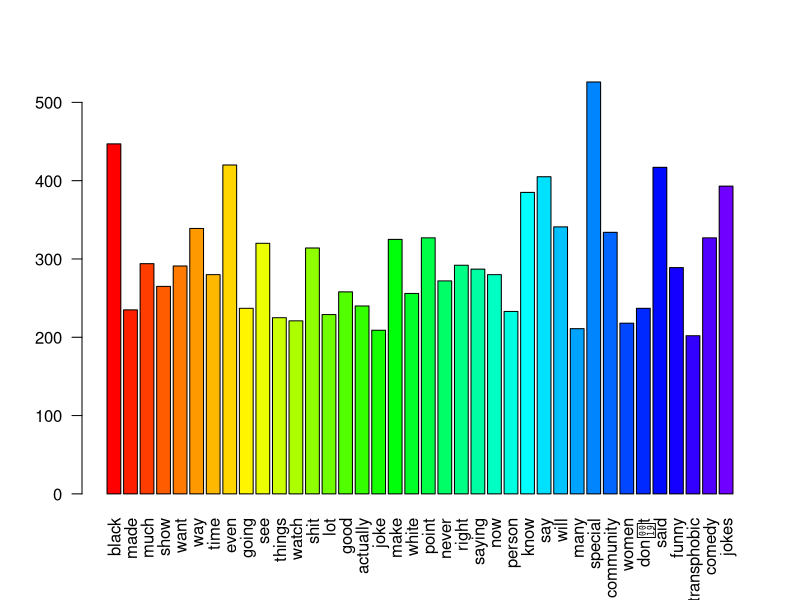
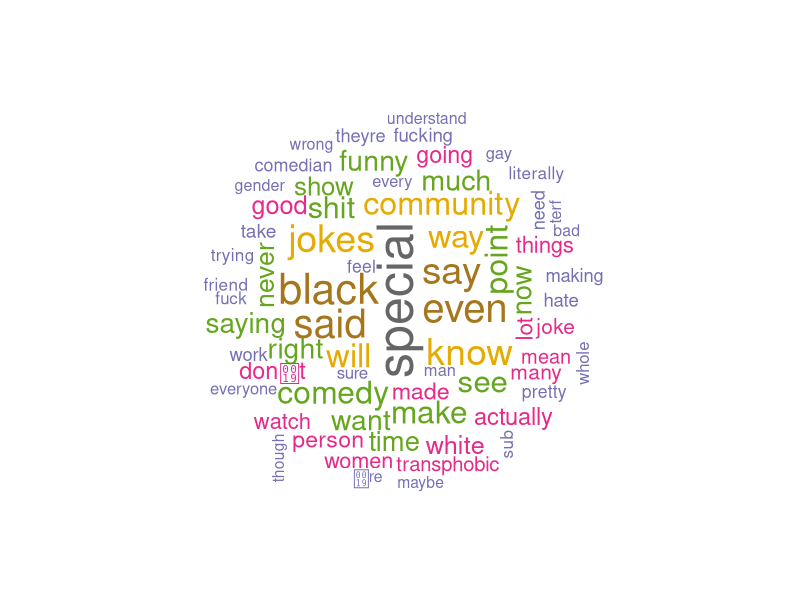
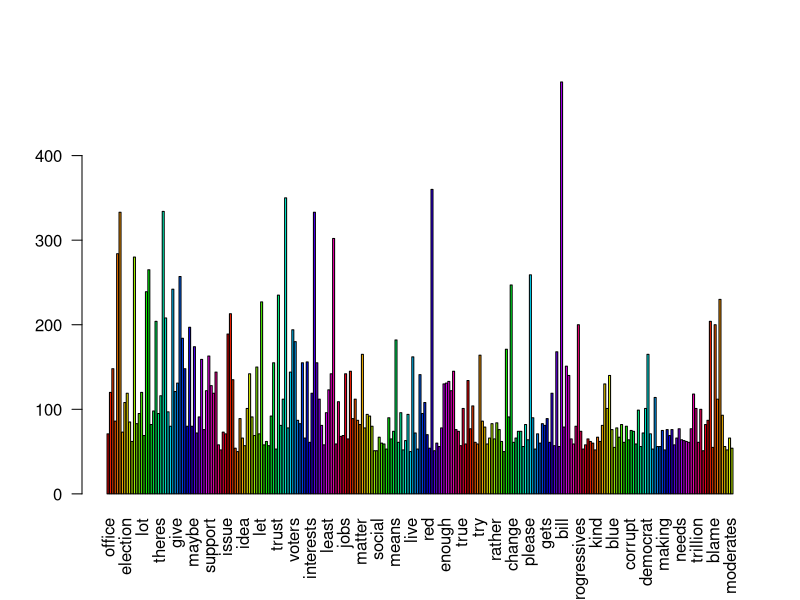
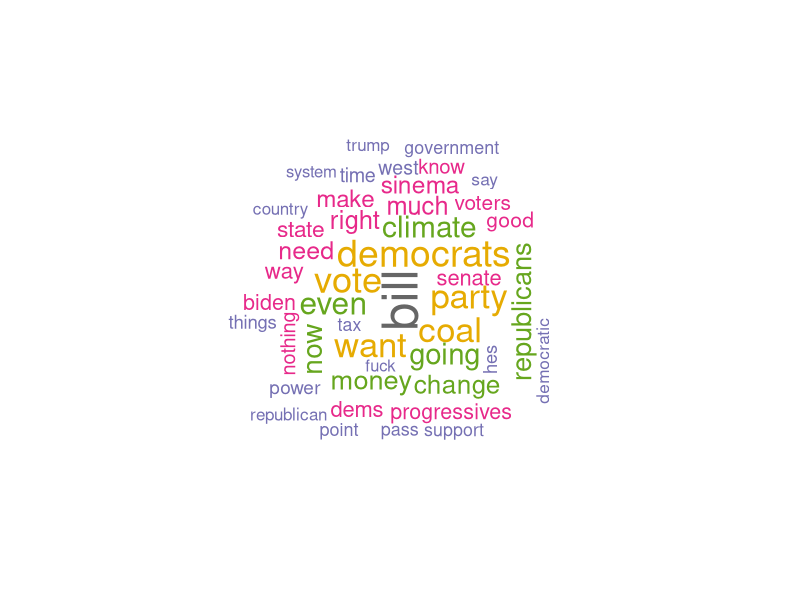

Reproduce these figures in R, in order.
## ---- chunk 1
library(tm)
## ---- chunk 2
dcfull <- read.csv('Dave Chapelle Comments.csv')

corpus <- iconv(dcfull$comment, to = "utf-8")
corpus <- Corpus(VectorSource(corpus))
inspect(corpus[1:5])
## ---- chunk 3
corpus <- tm_map(corpus, tolower)
corpus <- tm_map(corpus, removePunctuation)
corpus <- tm_map(corpus, removeNumbers)
corpus <- tm_map(corpus, stripWhitespace)
corpus <- tm_map(corpus, removeWords, c('dave', 'chapelle', 'netflix', 'trans', 'walkout', 'really', 'well','get', 'hes', 'chappelle','just','like','people','thats','still','think','dont', 'can', 'one', "don't", "makes", "yeah", "cant", "doesnt","'re","didnt", "youre","isnt", "something", "someone", 'thing', 'also','got','anything','back','get'))

writeLines(as.character(corpus),"DC cleaned stop.txt")

## ---- chunk 4
ns_corpus <- tm_map(corpus, removeWords, stopwords('english'))
writeLines(as.character(ns_corpus),"DC cleaned nostop.txt")

tdm <- TermDocumentMatrix(ns_corpus)
tdm<- as.matrix(tdm)

# Bar Plot
w <- rowSums(tdm)
w <- subset(w, w>=200)
barplot(w, las = 2, col = rainbow(50))

library(wordcloud)
w <- sort(rowSums(tdm),decreasing = TRUE)
set.seed(222)
wordcloud(words = names(w),
          freq = w,
          max.words =150,
          random.order = F,
          min.freq = 150,
          colors = brewer.pal(8, 'Dark2'),
          scale = c(3,.1))


## ---- chunk 5
jmfull <- read.csv('Joe Manchin Comments.csv')
# setwd('C:/Users/hzeig/Documents/Data Science/NYCDSA/projects/Reddit')
jcorpus <- iconv(jmfull$comment, to = "utf-8")
jcorpus <- Corpus(VectorSource(jcorpus))
inspect(jcorpus[1:5])
## ---- chunk 6
jcorpus <- tm_map(jcorpus, tolower)
jcorpus <- tm_map(jcorpus, removePunctuation)
jcorpus <- tm_map(jcorpus, removeNumbers)
jcorpus <- tm_map(jcorpus, stripWhitespace)
jcorpus <- tm_map(jcorpus, removeWords, c('joe', 'manchin','just','like','people','will','can','dont','also','isnt','really','still','doesnt','see','well','actually','just','like','people','thats','still','think','dont', 'can', 'one', "don't", "makes", "yeah", "cant", "doesnt","'re","didnt", "youre","isnt", "something", "someone", 'thing', 'also','got','anything','back','get'))

writeLines(as.character(corpus),"JM cleaned stop.txt")
## ---- chunk 7
ns_jcorpus <- tm_map(jcorpus, removeWords, stopwords('english'))
ns_jcorpus

writeLines(as.character(ns_jcorpus),"JM cleaned nostop.txt")

tdm <- TermDocumentMatrix(ns_jcorpus)
tdm<- as.matrix(tdm)

# Bar Plot
w <- rowSums(tdm)
w <- subset(w, w>=50)
barplot(w, las = 2, col = rainbow(50))

library(wordcloud)
w <- sort(rowSums(tdm),decreasing = TRUE)
set.seed(222)
wordcloud(words = names(w),
          freq = w,
          max.words =150,
          random.order = F,
          min.freq = 150,
          colors = brewer.pal(8, 'Dark2'),
          scale = c(3,.1))
